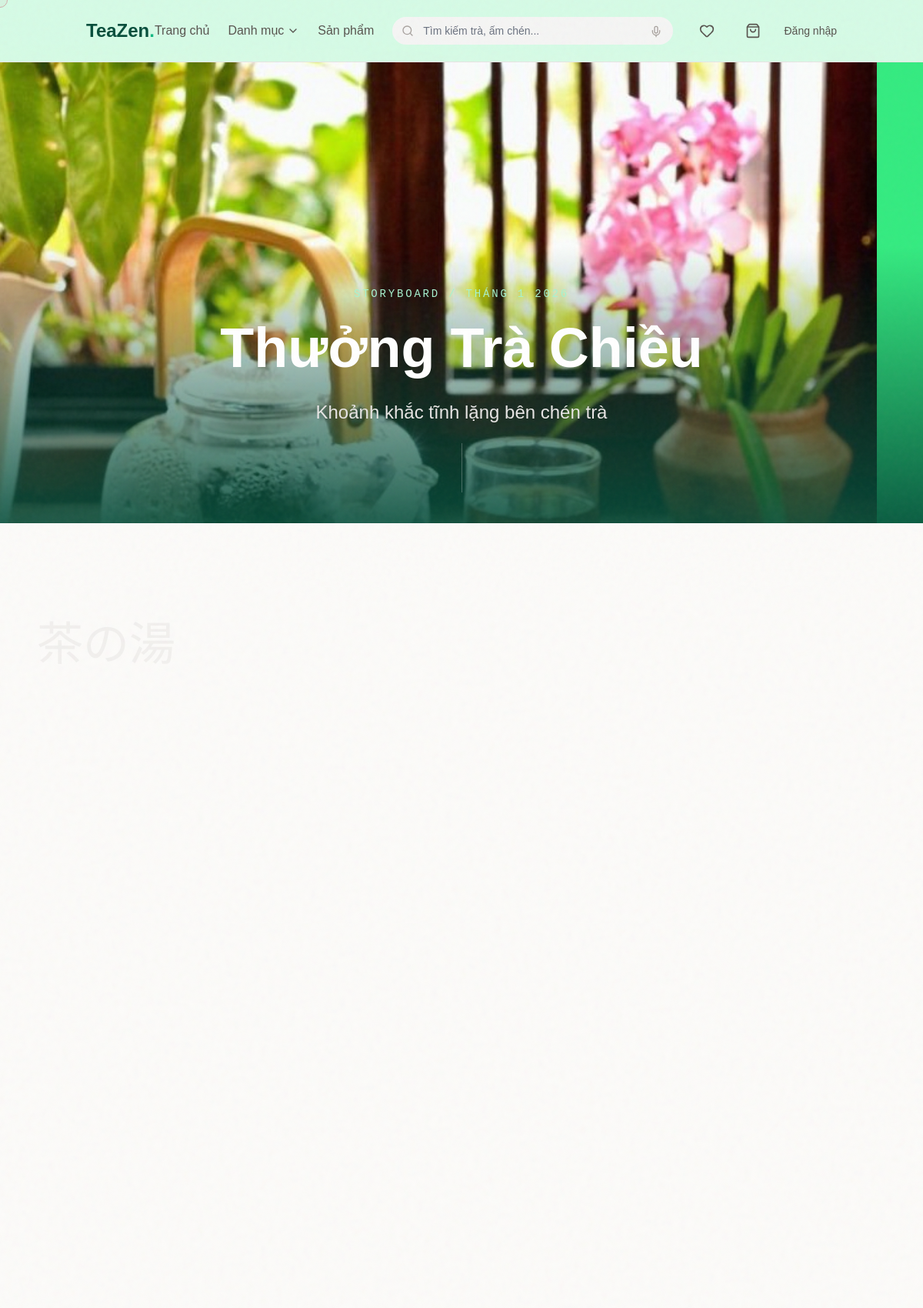
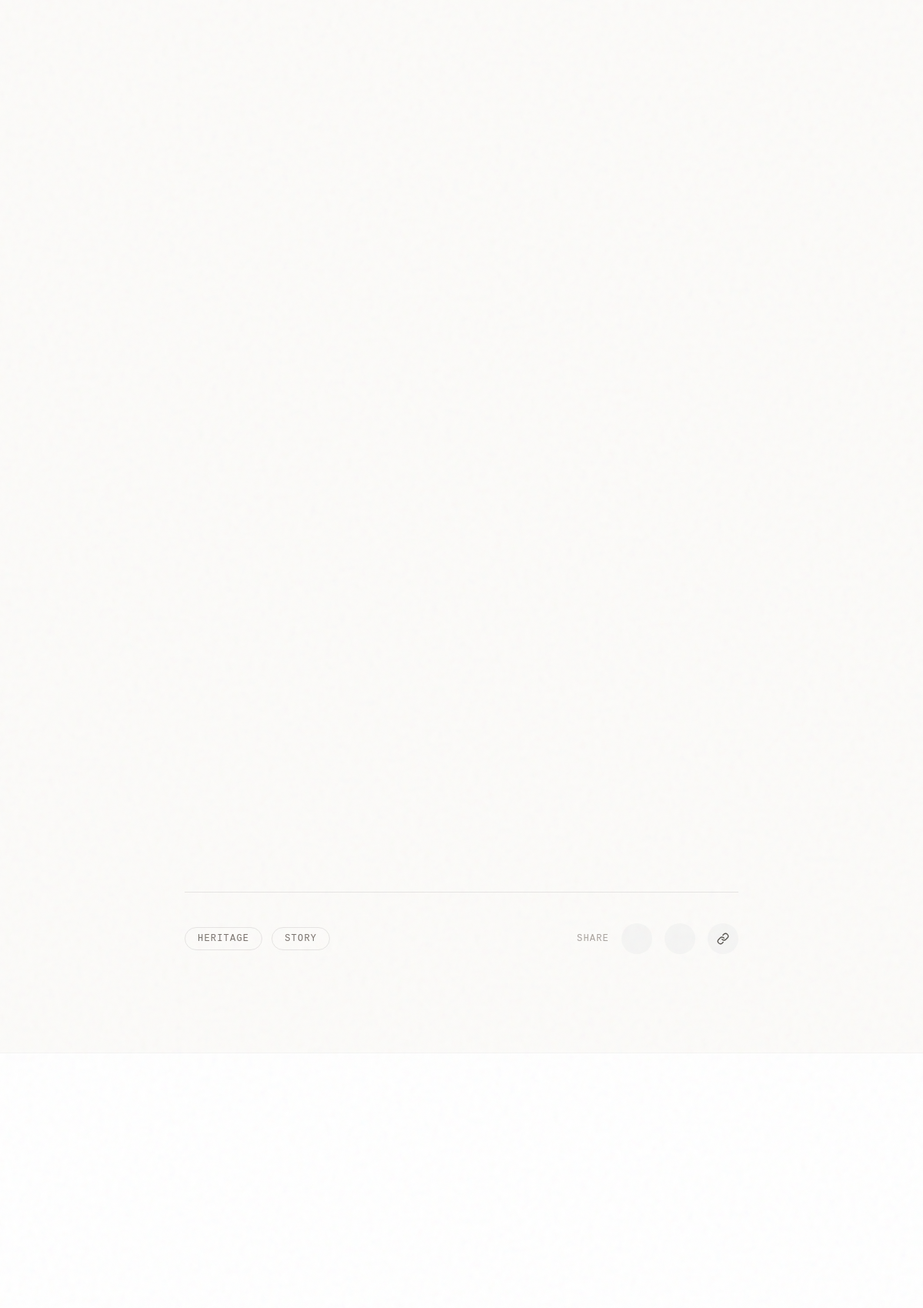
The app's page /storyboard/6/ (upper part) with its own data (2 pictures, top to bottom).
### MyApp/models.py (models this page shows, shortened)
class StoryboardItem(models.Model):
	title = models.CharField(max_length=200)
	slug = models.SlugField(max_length=220, unique=True)
	image = models.ImageField(upload_to='storyboard/', blank=True, null=True)
	excerpt = models.CharField(max_length=300, blank=True)
	content = models.TextField(blank=True, null=True, verbose_name="Nội dung bài viết")
	created_at = models.DateTimeField(auto_now_add=True)
	class Meta:
		ordering = ['-created_at']

### MyApp/views/product_views.py (the view)
# urls.py: path('storyboard/<int:pk>/', views.storyboard_detail, name='storyboard_detail'),
def storyboard_detail(request, pk):
    item = get_object_or_404(StoryboardItem, pk=pk)
    related_items = StoryboardItem.objects.exclude(pk=pk).order_by('-created_at')[:3]
    context = {
        'item': item,
        'related_items': related_items,
    }
    return render(request, 'storyboard/storyboard_detail.html', context)

### MyApp/context_processors.py (called while the page is built, shortened)
def categories(request):
    cache_key = 'active_categories'
    categories = cache.get(cache_key)
    if categories is None:
        categories = list(
            Category.objects.filter(is_active=True).only('id', 'name', 'slug').order_by('name')
        )
        cache.set(cache_key, categories, 600)
    return {
        'all_categories': categories
    }

def support_context(request):
    return {
        'support_categories': SupportTicket.CATEGORY_CHOICES,
    }

def user_badges(request):
    user = getattr(request, 'user', None)
    if not user or not user.is_authenticated:
        return {}

### templates/storyboard/storyboard_detail.html (shortened to what this page needs)
{% extends 'base.html' %}
{% load static %}
{% block extra_styles %}
<link rel="stylesheet" href="{% static 'css/storyboard.css' %}">
{% endblock %}
{% block content %}
<div class="hero-image-wrapper">
    <img src="{% if item.image %}{{ item.image.url }}{% else %}https://images.unsplash.com/photo-1577002832863-71a2be9bf977?q=80&w=2000&auto=format&fit=crop{% endif %}"
        class="hero-image" alt="{{ item.title }}">
    <div class="hero-overlay"></div>
    <div class="absolute inset-0 flex flex-col justify-end items-center pb-32 px-6 z-10 text-white text-center">
        <span class="font-mono text-sm tracking-[0.2em] text-emerald-200 uppercase mb-6 fade-up block">Storyboard / {{ item.created_at|date:"F Y" }}</span>
        <h1 class="font-art text-5xl md:text-7xl font-bold max-w-4xl leading-tight mb-8 fade-up"
            style="transition-delay: 0.2s;">{{ item.title }}</h1>
        {% if item.excerpt %}
        <p class="text-xl md:text-2xl text-stone-200 font-light max-w-2xl fade-up" style="transition-delay: 0.3s;">
            {{ item.excerpt }}
        </p>
        {% endif %}
    </div>
</div>
<div class="bg-[#fcfbf9] relative">
    <div
        class="hidden lg:block absolute top-32 left-12 text-6xl font-jp font-thin text-stone-200/50 writing-vertical select-none pointer-events-none sticky-decor">
        茶の湯</div>
    <div class="max-w-3xl mx-auto px-6 py-24 md:py-32">
        <div class="mt-20 pt-10 border-t border-stone-200 flex flex-col md:flex-row justify-between items-center gap-6">
            <div class="flex gap-3">
                <span
                    class="px-4 py-1.5 rounded-full border border-stone-200 text-xs font-mono tracking-widest uppercase text-stone-500 hover:border-emerald-500 hover:text-emerald-700 transition cursor-pointer">Heritage</span>
                <span
                    class="px-4 py-1.5 rounded-full border border-stone-200 text-xs font-mono tracking-widest uppercase text-stone-500 hover:border-emerald-500 hover:text-emerald-700 transition cursor-pointer">Story</span>
            </div>
            <div class="flex items-center gap-4">
                <span class="text-xs font-mono tracking-widest uppercase text-stone-400">Share</span>
                <a href="#"
                    class="w-10 h-10 rounded-full bg-stone-100 flex items-center justify-center text-stone-600 hover:bg-emerald-900 hover:text-white transition-colors duration-300">
                    <i data-lucide="facebook" class="w-4 h-4"></i>
                </a>
                <a href="#"
                    class="w-10 h-10 rounded-full bg-stone-100 flex items-center justify-center text-stone-600 hover:bg-emerald-900 hover:text-white transition-colors duration-300">
                    <i data-lucide="twitter" class="w-4 h-4"></i>
                </a>
                <a href="#"
                    class="w-10 h-10 rounded-full bg-stone-100 flex items-center justify-center text-stone-600 hover:bg-emerald-900 hover:text-white transition-colors duration-300">
                    <i data-lucide="link" class="w-4 h-4"></i>
                </a>
            </div>
        </div>
    </div>
</div>
{% if related_items %}
<section class="py-24 bg-white border-t border-stone-100">
    <div class="max-w-7xl mx-auto px-6">
        <div class="grid grid-cols-1 md:grid-cols-3 gap-8">
        </div>
    </div>
</section>
{% endif %}
{% endblock %}

### static/css/styles.css (style rules this page uses)
[data-lucide] { display: inline-flex; align-items: center; justify-content: center; vertical-align: middle; }
:root { --cursor-size: 20px; --cursor-hover-size: 60px; --color-accent: #b8d418; --color-text: #1c1917; --color-bg: #34eb80; }
body { font-family: 'Space Grotesk', sans-serif; background-color: var(--color-bg); color: var(--color-text); cursor: none; overflow-x: hidden; }
.font-art { font-family: 'Syne', sans-serif; }
.font-jp { font-family: 'Noto Sans JP', sans-serif; }
.fade-up { opacity: 0; transform: translateY(30px); transition: all 0.8s ease-out; }
.in-view.fade-up { opacity: 1; transform: translateY(0); }

### static/css/storyboard.css (style rules this page uses)
.hero-image-wrapper { position: relative; height: 75vh; min-height: 600px; overflow: hidden; }
.hero-image { position: absolute; inset: -5%; width: 110%; height: 110%; object-fit: cover; transform: translateY(calc(var(--scroll-y, 0) * 0.4px)); transition: transform 0.1s ease-out; }
.hero-overlay { position: absolute; inset: 0; background: linear-gradient(to bottom, transparent 40%, rgba(6, 78, 59, 0.9) 100%); }

### records on screen
StoryboardItem: image (picture), created_at "THÁNG 1 2026", title "Thưởng Trà Chiều", excerpt "Khoảnh khắc tĩnh lặng bên chén trà"
